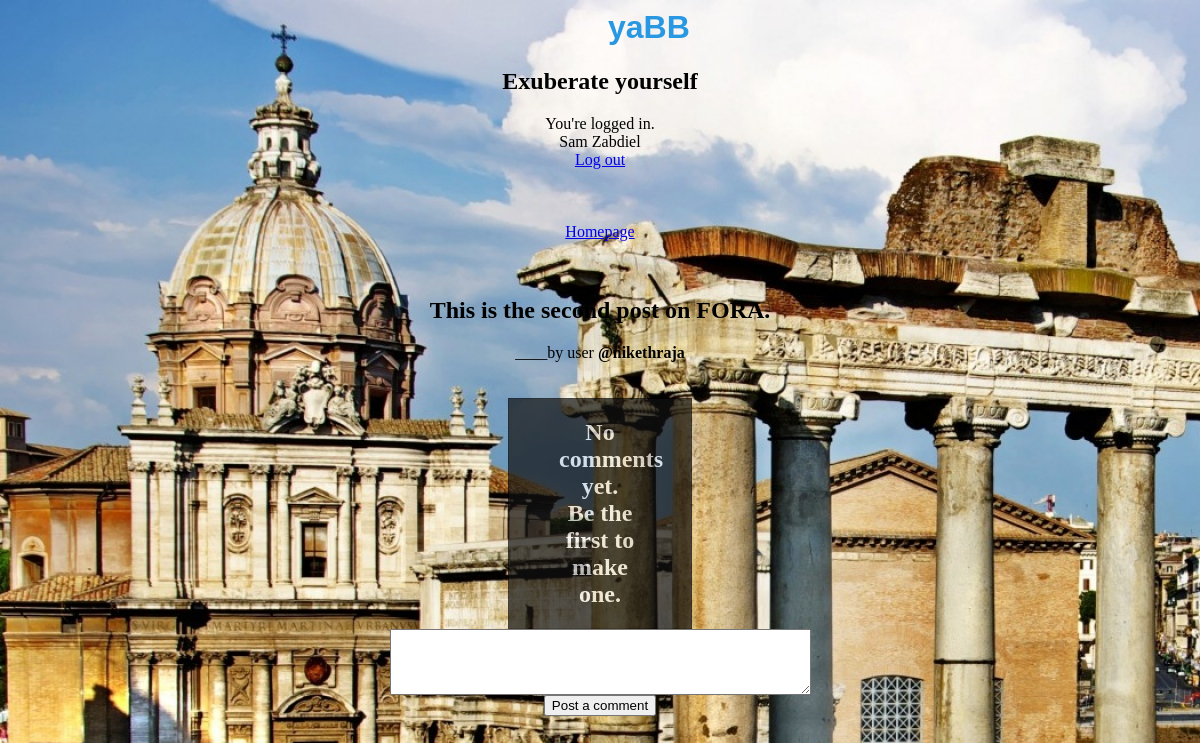
The page /post.php?postid=38 (signed in) on the database its author committed.
### tables this page shows
CREATE TABLE IF NOT EXISTS `users` (
`id` int(11) NOT NULL,
  `username` varchar(32) NOT NULL,
  `password` varchar(32) NOT NULL,
  `email_id` varchar(32) NOT NULL,
  `firstname` varchar(32) NOT NULL,
  `lastname` varchar(32) NOT NULL
);

CREATE TABLE IF NOT EXISTS `posts` (
`post_id` int(11) NOT NULL,
  `user_id` int(11) NOT NULL,
  `post` varchar(2048) NOT NULL,
  `upvotes` int(11) NOT NULL
);

### core.inc.php (called while the page is built, shortened)
<?php
function loggedin() {
 if(isset($_SESSION['user_id'])&&!empty($_SESSION['user_id'])) {
   return true;
 }
 else {
   return false;
 }
}
 function getuserfield($field) {
   $query = "SELECT $field FROM users WHERE id='".$_SESSION['user_id']."'";
   if($query_run = mysql_query($query) or die(mysql_error())) {
     if($query_result = mysql_result($query_run,0,$field)) {
       return $query_result;
     }
   }
 }
?>

### post.php (the view, shortened to what this page needs)
<html>
<head>
      <h1>yaBB</h1>
      <h2>Exuberate yourself</h2>
</head>
<body><div class="ervything">
<?php
require 'core.inc.php';
$post_id = $_REQUEST['postid'];
if(loggedin()) {
  $firstname=getuserfield('firstname');
  $lastname=getuserfield('lastname');
  echo '<div id="loggedin">You\'re logged in.<br> '.$firstname.' '.$lastname.'  <br><a href="logout.php">Log out</a><br><br><br><br></div>';
?>
 <a href="index.php">Homepage</a> <br><br><br> <?php
$query_posts = "SELECT * From posts WHERE post_id='".$post_id."'";
$query_comments =  "SELECT * From comments WHERE post_id='".$post_id."'";
$query_post_run=mysql_query($query_posts);
if($query_comments_run = mysql_query($query_comments)){
$numb = mysql_num_rows($query_comments_run);
$post_user_id =  mysql_result($query_post_run,0,'user_id');
$post_user = mysql_query("SELECT username,id FROM users WHERE id='".$post_user_id."'");
$post_username = mysql_result($post_user,0,'username');
?><div class="post"><?php
echo '<h2>'.mysql_result($query_post_run,0,'post').'</h2>';
echo "____by user <strong>@$post_username</strong>
<br><br>";?></div><br><?php
if($numb>0){
for($i=$numb-1;$i>=0;$i--) {
  $query_comment_user = mysql_result($query_comments_run,$i,'user_id');
  $q_comment_user = mysql_query("SELECT * FROM users WHERE id='".$query_comment_user."'");
  $comment_username = mysql_result($q_comment_user,0,'username');
  echo '<div class="comment"><h3><br>';
  echo mysql_result($query_comments_run,$i,'comment');
  echo "</h3>____by user @$comment_username<br>";
  ?>
  <br></div><br>  <?php
}
}
else {
  echo '<div class="no_comments"><h2>No comments yet.<br>Be the first to make one.</h2></div>';
}
}
}
else {
   header('Location: index.php');
}
?>
<form action="post.php?postid=<?php echo $post_id?>" method="POST">
<textarea rows="4" cols="50" name="postcomment"></textarea><br>
         <input type="submit" value="Post a comment"></form>
</body>
</html>

### post.php (style rules this page uses)
h1 { text-align:center; font-family: sans-serif; color:#2898E2; border-top-style: solid; border-bottom-style: solid; border-color:black; border-width: 1px; margin-right:600px; margin-left:600px; }
h2 { opacity 0.4; }
body { text-align:center; background-image: url("Background.jpg"); }
div.no_comments { text-align:center; padding-left: 50px; padding-right: 50px; background-color:#111; opacity : 0.7; border-style: solid; border-color:black; border-width: 1px; margin-right:500px; margin-left:500px; color:#FFF; }

### rows shown on the page
users: firstname "Sam", lastname "Zabdiel"
posts: post "This is the second post on FORA."
users: username "nikethraja"
